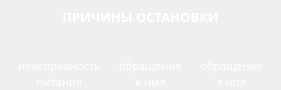
<?xml version="1.0" encoding="UTF-8"?>
<ui version="4.0">
 <class>StopReasonsPanel</class>
 <widget class="QWidget" name="StopReasonsPanel">
  <property name="geometry">
   <rect>
    <x>0</x>
    <y>0</y>
    <width>281</width>
    <height>90</height>
   </rect>
  </property>
  <property name="windowTitle">
   <string>Form</string>
  </property>
  <layout class="QVBoxLayout" name="verticalLayout_2">
   <property name="spacing">
    <number>0</number>
   </property>
   <property name="leftMargin">
    <number>0</number>
   </property>
   <property name="topMargin">
    <number>0</number>
   </property>
   <property name="rightMargin">
    <number>0</number>
   </property>
   <property name="bottomMargin">
    <number>0</number>
   </property>
   <item>
    <widget class="QLabel" name="label_38">
     <property name="palette">
      <palette>
       <active>
        <colorrole role="WindowText">
         <brush brushstyle="SolidPattern">
          <color alpha="255">
           <red>255</red>
           <green>255</green>
           <blue>255</blue>
          </color>
         </brush>
        </colorrole>
        <colorrole role="Text">
         <brush brushstyle="SolidPattern">
          <color alpha="255">
           <red>255</red>
           <green>255</green>
           <blue>255</blue>
          </color>
         </brush>
        </colorrole>
        <colorrole role="ButtonText">
         <brush brushstyle="SolidPattern">
          <color alpha="255">
           <red>255</red>
           <green>255</green>
           <blue>255</blue>
          </color>
         </brush>
        </colorrole>
        <colorrole role="PlaceholderText">
         <brush brushstyle="NoBrush">
          <color alpha="128">
           <red>255</red>
           <green>255</green>
           <blue>255</blue>
          </color>
         </brush>
        </colorrole>
       </active>
       <inactive>
        <colorrole role="WindowText">
         <brush brushstyle="SolidPattern">
          <color alpha="255">
           <red>255</red>
           <green>255</green>
           <blue>255</blue>
          </color>
         </brush>
        </colorrole>
        <colorrole role="Text">
         <brush brushstyle="SolidPattern">
          <color alpha="255">
           <red>255</red>
           <green>255</green>
           <blue>255</blue>
          </color>
         </brush>
        </colorrole>
        <colorrole role="ButtonText">
         <brush brushstyle="SolidPattern">
          <color alpha="255">
           <red>255</red>
           <green>255</green>
           <blue>255</blue>
          </color>
         </brush>
        </colorrole>
        <colorrole role="PlaceholderText">
         <brush brushstyle="NoBrush">
          <color alpha="128">
           <red>255</red>
           <green>255</green>
           <blue>255</blue>
          </color>
         </brush>
        </colorrole>
       </inactive>
       <disabled>
        <colorrole role="WindowText">
         <brush brushstyle="SolidPattern">
          <color alpha="255">
           <red>106</red>
           <green>104</green>
           <blue>100</blue>
          </color>
         </brush>
        </colorrole>
        <colorrole role="Text">
         <brush brushstyle="SolidPattern">
          <color alpha="255">
           <red>106</red>
           <green>104</green>
           <blue>100</blue>
          </color>
         </brush>
        </colorrole>
        <colorrole role="ButtonText">
         <brush brushstyle="SolidPattern">
          <color alpha="255">
           <red>106</red>
           <green>104</green>
           <blue>100</blue>
          </color>
         </brush>
        </colorrole>
        <colorrole role="PlaceholderText">
         <brush brushstyle="NoBrush">
          <color alpha="128">
           <red>255</red>
           <green>255</green>
           <blue>255</blue>
          </color>
         </brush>
        </colorrole>
       </disabled>
      </palette>
     </property>
     <property name="font">
      <font>
       <family>Sans Serif</family>
       <pointsize>10</pointsize>
       <weight>75</weight>
       <bold>true</bold>
      </font>
     </property>
     <property name="text">
      <string>ПРИЧИНЫ ОСТАНОВКИ</string>
     </property>
     <property name="alignment">
      <set>Qt::AlignCenter</set>
     </property>
    </widget>
   </item>
   <item>
    <layout class="QGridLayout" name="gridLayout">
     <property name="spacing">
      <number>0</number>
     </property>
     <item row="1" column="2">
      <layout class="QVBoxLayout" name="verticalLayout_4">
       <property name="spacing">
        <number>0</number>
       </property>
       <item>
        <widget class="QLabel" name="label_41">
         <property name="palette">
          <palette>
           <active>
            <colorrole role="WindowText">
             <brush brushstyle="SolidPattern">
              <color alpha="255">
               <red>255</red>
               <green>255</green>
               <blue>255</blue>
              </color>
             </brush>
            </colorrole>
            <colorrole role="Text">
             <brush brushstyle="SolidPattern">
              <color alpha="255">
               <red>255</red>
               <green>255</green>
               <blue>255</blue>
              </color>
             </brush>
            </colorrole>
            <colorrole role="ButtonText">
             <brush brushstyle="SolidPattern">
              <color alpha="255">
               <red>255</red>
               <green>255</green>
               <blue>255</blue>
              </color>
             </brush>
            </colorrole>
            <colorrole role="PlaceholderText">
             <brush brushstyle="NoBrush">
              <color alpha="128">
               <red>255</red>
               <green>255</green>
               <blue>255</blue>
              </color>
             </brush>
            </colorrole>
           </active>
           <inactive>
            <colorrole role="WindowText">
             <brush brushstyle="SolidPattern">
              <color alpha="255">
               <red>255</red>
               <green>255</green>
               <blue>255</blue>
              </color>
             </brush>
            </colorrole>
            <colorrole role="Text">
             <brush brushstyle="SolidPattern">
              <color alpha="255">
               <red>255</red>
               <green>255</green>
               <blue>255</blue>
              </color>
             </brush>
            </colorrole>
            <colorrole role="ButtonText">
             <brush brushstyle="SolidPattern">
              <color alpha="255">
               <red>255</red>
               <green>255</green>
               <blue>255</blue>
              </color>
             </brush>
            </colorrole>
            <colorrole role="PlaceholderText">
             <brush brushstyle="NoBrush">
              <color alpha="128">
               <red>255</red>
               <green>255</green>
               <blue>255</blue>
              </color>
             </brush>
            </colorrole>
           </inactive>
           <disabled>
            <colorrole role="WindowText">
             <brush brushstyle="SolidPattern">
              <color alpha="255">
               <red>106</red>
               <green>104</green>
               <blue>100</blue>
              </color>
             </brush>
            </colorrole>
            <colorrole role="Text">
             <brush brushstyle="SolidPattern">
              <color alpha="255">
               <red>106</red>
               <green>104</green>
               <blue>100</blue>
              </color>
             </brush>
            </colorrole>
            <colorrole role="ButtonText">
             <brush brushstyle="SolidPattern">
              <color alpha="255">
               <red>106</red>
               <green>104</green>
               <blue>100</blue>
              </color>
             </brush>
            </colorrole>
            <colorrole role="PlaceholderText">
             <brush brushstyle="NoBrush">
              <color alpha="128">
               <red>255</red>
               <green>255</green>
               <blue>255</blue>
              </color>
             </brush>
            </colorrole>
           </disabled>
          </palette>
         </property>
         <property name="font">
          <font>
           <family>Sans Serif</family>
           <pointsize>8</pointsize>
           <weight>50</weight>
           <bold>false</bold>
          </font>
         </property>
         <property name="text">
          <string>обращение</string>
         </property>
         <property name="alignment">
          <set>Qt::AlignCenter</set>
         </property>
        </widget>
       </item>
       <item>
        <widget class="QLabel" name="label_42">
         <property name="palette">
          <palette>
           <active>
            <colorrole role="WindowText">
             <brush brushstyle="SolidPattern">
              <color alpha="255">
               <red>255</red>
               <green>255</green>
               <blue>255</blue>
              </color>
             </brush>
            </colorrole>
            <colorrole role="Text">
             <brush brushstyle="SolidPattern">
              <color alpha="255">
               <red>255</red>
               <green>255</green>
               <blue>255</blue>
              </color>
             </brush>
            </colorrole>
            <colorrole role="ButtonText">
             <brush brushstyle="SolidPattern">
              <color alpha="255">
               <red>255</red>
               <green>255</green>
               <blue>255</blue>
              </color>
             </brush>
            </colorrole>
            <colorrole role="PlaceholderText">
             <brush brushstyle="NoBrush">
              <color alpha="128">
               <red>255</red>
               <green>255</green>
               <blue>255</blue>
              </color>
             </brush>
            </colorrole>
           </active>
           <inactive>
            <colorrole role="WindowText">
             <brush brushstyle="SolidPattern">
              <color alpha="255">
               <red>255</red>
               <green>255</green>
               <blue>255</blue>
              </color>
             </brush>
            </colorrole>
            <colorrole role="Text">
             <brush brushstyle="SolidPattern">
              <color alpha="255">
               <red>255</red>
               <green>255</green>
               <blue>255</blue>
              </color>
             </brush>
            </colorrole>
            <colorrole role="ButtonText">
             <brush brushstyle="SolidPattern">
              <color alpha="255">
               <red>255</red>
               <green>255</green>
               <blue>255</blue>
              </color>
             </brush>
            </colorrole>
            <colorrole role="PlaceholderText">
             <brush brushstyle="NoBrush">
              <color alpha="128">
               <red>255</red>
               <green>255</green>
               <blue>255</blue>
              </color>
             </brush>
            </colorrole>
           </inactive>
           <disabled>
            <colorrole role="WindowText">
             <brush brushstyle="SolidPattern">
              <color alpha="255">
               <red>106</red>
               <green>104</green>
               <blue>100</blue>
              </color>
             </brush>
            </colorrole>
            <colorrole role="Text">
             <brush brushstyle="SolidPattern">
              <color alpha="255">
               <red>106</red>
               <green>104</green>
               <blue>100</blue>
              </color>
             </brush>
            </colorrole>
            <colorrole role="ButtonText">
             <brush brushstyle="SolidPattern">
              <color alpha="255">
               <red>106</red>
               <green>104</green>
               <blue>100</blue>
              </color>
             </brush>
            </colorrole>
            <colorrole role="PlaceholderText">
             <brush brushstyle="NoBrush">
              <color alpha="128">
               <red>255</red>
               <green>255</green>
               <blue>255</blue>
              </color>
             </brush>
            </colorrole>
           </disabled>
          </palette>
         </property>
         <property name="font">
          <font>
           <family>Sans Serif</family>
           <pointsize>8</pointsize>
           <weight>50</weight>
           <bold>false</bold>
          </font>
         </property>
         <property name="text">
          <string>к нпл</string>
         </property>
         <property name="alignment">
          <set>Qt::AlignCenter</set>
         </property>
        </widget>
       </item>
      </layout>
     </item>
     <item row="0" column="2">
      <layout class="QHBoxLayout" name="horizontalLayout_3">
       <property name="spacing">
        <number>0</number>
       </property>
       <item>
        <widget class="QLabel" name="lampPerfRead">
         <property name="minimumSize">
          <size>
           <width>24</width>
           <height>24</height>
          </size>
         </property>
         <property name="maximumSize">
          <size>
           <width>24</width>
           <height>24</height>
          </size>
         </property>
         <property name="frameShape">
          <enum>QFrame::NoFrame</enum>
         </property>
         <property name="frameShadow">
          <enum>QFrame::Raised</enum>
         </property>
         <property name="text">
          <string/>
         </property>
         <property name="pixmap">
          <pixmap resource="../libural/images.qrc">:/images/lamp_off.png</pixmap>
         </property>
         <property name="scaledContents">
          <bool>false</bool>
         </property>
        </widget>
       </item>
      </layout>
     </item>
     <item row="0" column="1">
      <layout class="QHBoxLayout" name="horizontalLayout_2">
       <property name="spacing">
        <number>0</number>
       </property>
       <item>
        <widget class="QLabel" name="lampMagnetRead">
         <property name="minimumSize">
          <size>
           <width>24</width>
           <height>24</height>
          </size>
         </property>
         <property name="maximumSize">
          <size>
           <width>24</width>
           <height>24</height>
          </size>
         </property>
         <property name="frameShape">
          <enum>QFrame::NoFrame</enum>
         </property>
         <property name="frameShadow">
          <enum>QFrame::Raised</enum>
         </property>
         <property name="lineWidth">
          <number>0</number>
         </property>
         <property name="text">
          <string/>
         </property>
         <property name="pixmap">
          <pixmap resource="../libural/images.qrc">:/images/lamp_off.png</pixmap>
         </property>
         <property name="scaledContents">
          <bool>false</bool>
         </property>
         <property name="indent">
          <number>0</number>
         </property>
        </widget>
       </item>
      </layout>
     </item>
     <item row="1" column="0">
      <layout class="QVBoxLayout" name="verticalLayout_3">
       <property name="spacing">
        <number>0</number>
       </property>
       <item>
        <widget class="QLabel" name="label_43">
         <property name="palette">
          <palette>
           <active>
            <colorrole role="WindowText">
             <brush brushstyle="SolidPattern">
              <color alpha="255">
               <red>255</red>
               <green>255</green>
               <blue>255</blue>
              </color>
             </brush>
            </colorrole>
            <colorrole role="Text">
             <brush brushstyle="SolidPattern">
              <color alpha="255">
               <red>255</red>
               <green>255</green>
               <blue>255</blue>
              </color>
             </brush>
            </colorrole>
            <colorrole role="ButtonText">
             <brush brushstyle="SolidPattern">
              <color alpha="255">
               <red>255</red>
               <green>255</green>
               <blue>255</blue>
              </color>
             </brush>
            </colorrole>
            <colorrole role="PlaceholderText">
             <brush brushstyle="NoBrush">
              <color alpha="128">
               <red>255</red>
               <green>255</green>
               <blue>255</blue>
              </color>
             </brush>
            </colorrole>
           </active>
           <inactive>
            <colorrole role="WindowText">
             <brush brushstyle="SolidPattern">
              <color alpha="255">
               <red>255</red>
               <green>255</green>
               <blue>255</blue>
              </color>
             </brush>
            </colorrole>
            <colorrole role="Text">
             <brush brushstyle="SolidPattern">
              <color alpha="255">
               <red>255</red>
               <green>255</green>
               <blue>255</blue>
              </color>
             </brush>
            </colorrole>
            <colorrole role="ButtonText">
             <brush brushstyle="SolidPattern">
              <color alpha="255">
               <red>255</red>
               <green>255</green>
               <blue>255</blue>
              </color>
             </brush>
            </colorrole>
            <colorrole role="PlaceholderText">
             <brush brushstyle="NoBrush">
              <color alpha="128">
               <red>255</red>
               <green>255</green>
               <blue>255</blue>
              </color>
             </brush>
            </colorrole>
           </inactive>
           <disabled>
            <colorrole role="WindowText">
             <brush brushstyle="SolidPattern">
              <color alpha="255">
               <red>106</red>
               <green>104</green>
               <blue>100</blue>
              </color>
             </brush>
            </colorrole>
            <colorrole role="Text">
             <brush brushstyle="SolidPattern">
              <color alpha="255">
               <red>106</red>
               <green>104</green>
               <blue>100</blue>
              </color>
             </brush>
            </colorrole>
            <colorrole role="ButtonText">
             <brush brushstyle="SolidPattern">
              <color alpha="255">
               <red>106</red>
               <green>104</green>
               <blue>100</blue>
              </color>
             </brush>
            </colorrole>
            <colorrole role="PlaceholderText">
             <brush brushstyle="NoBrush">
              <color alpha="128">
               <red>255</red>
               <green>255</green>
               <blue>255</blue>
              </color>
             </brush>
            </colorrole>
           </disabled>
          </palette>
         </property>
         <property name="font">
          <font>
           <family>Sans Serif</family>
           <pointsize>8</pointsize>
           <weight>50</weight>
           <bold>false</bold>
          </font>
         </property>
         <property name="text">
          <string>неисправность</string>
         </property>
         <property name="alignment">
          <set>Qt::AlignCenter</set>
         </property>
        </widget>
       </item>
       <item>
        <widget class="QLabel" name="label_44">
         <property name="palette">
          <palette>
           <active>
            <colorrole role="WindowText">
             <brush brushstyle="SolidPattern">
              <color alpha="255">
               <red>255</red>
               <green>255</green>
               <blue>255</blue>
              </color>
             </brush>
            </colorrole>
            <colorrole role="Text">
             <brush brushstyle="SolidPattern">
              <color alpha="255">
               <red>255</red>
               <green>255</green>
               <blue>255</blue>
              </color>
             </brush>
            </colorrole>
            <colorrole role="ButtonText">
             <brush brushstyle="SolidPattern">
              <color alpha="255">
               <red>255</red>
               <green>255</green>
               <blue>255</blue>
              </color>
             </brush>
            </colorrole>
            <colorrole role="PlaceholderText">
             <brush brushstyle="NoBrush">
              <color alpha="128">
               <red>255</red>
               <green>255</green>
               <blue>255</blue>
              </color>
             </brush>
            </colorrole>
           </active>
           <inactive>
            <colorrole role="WindowText">
             <brush brushstyle="SolidPattern">
              <color alpha="255">
               <red>255</red>
               <green>255</green>
               <blue>255</blue>
              </color>
             </brush>
            </colorrole>
            <colorrole role="Text">
             <brush brushstyle="SolidPattern">
              <color alpha="255">
               <red>255</red>
               <green>255</green>
               <blue>255</blue>
              </color>
             </brush>
            </colorrole>
            <colorrole role="ButtonText">
             <brush brushstyle="SolidPattern">
              <color alpha="255">
               <red>255</red>
               <green>255</green>
               <blue>255</blue>
              </color>
             </brush>
            </colorrole>
            <colorrole role="PlaceholderText">
             <brush brushstyle="NoBrush">
              <color alpha="128">
               <red>255</red>
               <green>255</green>
               <blue>255</blue>
              </color>
             </brush>
            </colorrole>
           </inactive>
           <disabled>
            <colorrole role="WindowText">
             <brush brushstyle="SolidPattern">
              <color alpha="255">
               <red>106</red>
               <green>104</green>
               <blue>100</blue>
              </color>
             </brush>
            </colorrole>
            <colorrole role="Text">
             <brush brushstyle="SolidPattern">
              <color alpha="255">
               <red>106</red>
               <green>104</green>
               <blue>100</blue>
              </color>
             </brush>
            </colorrole>
            <colorrole role="ButtonText">
             <brush brushstyle="SolidPattern">
              <color alpha="255">
               <red>106</red>
               <green>104</green>
               <blue>100</blue>
              </color>
             </brush>
            </colorrole>
            <colorrole role="PlaceholderText">
             <brush brushstyle="NoBrush">
              <color alpha="128">
               <red>255</red>
               <green>255</green>
               <blue>255</blue>
              </color>
             </brush>
            </colorrole>
           </disabled>
          </palette>
         </property>
         <property name="font">
          <font>
           <family>Sans Serif</family>
           <pointsize>8</pointsize>
           <weight>50</weight>
           <bold>false</bold>
          </font>
         </property>
         <property name="text">
          <string>питания</string>
         </property>
         <property name="alignment">
          <set>Qt::AlignCenter</set>
         </property>
        </widget>
       </item>
      </layout>
     </item>
     <item row="1" column="1">
      <layout class="QVBoxLayout" name="verticalLayout">
       <property name="spacing">
        <number>0</number>
       </property>
       <item>
        <widget class="QLabel" name="label_46">
         <property name="palette">
          <palette>
           <active>
            <colorrole role="WindowText">
             <brush brushstyle="SolidPattern">
              <color alpha="255">
               <red>255</red>
               <green>255</green>
               <blue>255</blue>
              </color>
             </brush>
            </colorrole>
            <colorrole role="Text">
             <brush brushstyle="SolidPattern">
              <color alpha="255">
               <red>255</red>
               <green>255</green>
               <blue>255</blue>
              </color>
             </brush>
            </colorrole>
            <colorrole role="ButtonText">
             <brush brushstyle="SolidPattern">
              <color alpha="255">
               <red>255</red>
               <green>255</green>
               <blue>255</blue>
              </color>
             </brush>
            </colorrole>
            <colorrole role="PlaceholderText">
             <brush brushstyle="NoBrush">
              <color alpha="128">
               <red>255</red>
               <green>255</green>
               <blue>255</blue>
              </color>
             </brush>
            </colorrole>
           </active>
           <inactive>
            <colorrole role="WindowText">
             <brush brushstyle="SolidPattern">
              <color alpha="255">
               <red>255</red>
               <green>255</green>
               <blue>255</blue>
              </color>
             </brush>
            </colorrole>
            <colorrole role="Text">
             <brush brushstyle="SolidPattern">
              <color alpha="255">
               <red>255</red>
               <green>255</green>
               <blue>255</blue>
              </color>
             </brush>
            </colorrole>
            <colorrole role="ButtonText">
             <brush brushstyle="SolidPattern">
              <color alpha="255">
               <red>255</red>
               <green>255</green>
               <blue>255</blue>
              </color>
             </brush>
            </colorrole>
            <colorrole role="PlaceholderText">
             <brush brushstyle="NoBrush">
              <color alpha="128">
               <red>255</red>
               <green>255</green>
               <blue>255</blue>
              </color>
             </brush>
            </colorrole>
           </inactive>
           <disabled>
            <colorrole role="WindowText">
             <brush brushstyle="SolidPattern">
              <color alpha="255">
               <red>106</red>
               <green>104</green>
               <blue>100</blue>
              </color>
             </brush>
            </colorrole>
            <colorrole role="Text">
             <brush brushstyle="SolidPattern">
              <color alpha="255">
               <red>106</red>
               <green>104</green>
               <blue>100</blue>
              </color>
             </brush>
            </colorrole>
            <colorrole role="ButtonText">
             <brush brushstyle="SolidPattern">
              <color alpha="255">
               <red>106</red>
               <green>104</green>
               <blue>100</blue>
              </color>
             </brush>
            </colorrole>
            <colorrole role="PlaceholderText">
             <brush brushstyle="NoBrush">
              <color alpha="128">
               <red>255</red>
               <green>255</green>
               <blue>255</blue>
              </color>
             </brush>
            </colorrole>
           </disabled>
          </palette>
         </property>
         <property name="font">
          <font>
           <family>Sans Serif</family>
           <pointsize>8</pointsize>
           <weight>50</weight>
           <bold>false</bold>
          </font>
         </property>
         <property name="text">
          <string>обращение</string>
         </property>
         <property name="alignment">
          <set>Qt::AlignCenter</set>
         </property>
        </widget>
       </item>
       <item>
        <widget class="QLabel" name="label_47">
         <property name="palette">
          <palette>
           <active>
            <colorrole role="WindowText">
             <brush brushstyle="SolidPattern">
              <color alpha="255">
               <red>255</red>
               <green>255</green>
               <blue>255</blue>
              </color>
             </brush>
            </colorrole>
            <colorrole role="Text">
             <brush brushstyle="SolidPattern">
              <color alpha="255">
               <red>255</red>
               <green>255</green>
               <blue>255</blue>
              </color>
             </brush>
            </colorrole>
            <colorrole role="ButtonText">
             <brush brushstyle="SolidPattern">
              <color alpha="255">
               <red>255</red>
               <green>255</green>
               <blue>255</blue>
              </color>
             </brush>
            </colorrole>
            <colorrole role="PlaceholderText">
             <brush brushstyle="NoBrush">
              <color alpha="128">
               <red>255</red>
               <green>255</green>
               <blue>255</blue>
              </color>
             </brush>
            </colorrole>
           </active>
           <inactive>
            <colorrole role="WindowText">
             <brush brushstyle="SolidPattern">
              <color alpha="255">
               <red>255</red>
               <green>255</green>
               <blue>255</blue>
              </color>
             </brush>
            </colorrole>
            <colorrole role="Text">
             <brush brushstyle="SolidPattern">
              <color alpha="255">
               <red>255</red>
               <green>255</green>
               <blue>255</blue>
              </color>
             </brush>
            </colorrole>
            <colorrole role="ButtonText">
             <brush brushstyle="SolidPattern">
              <color alpha="255">
               <red>255</red>
               <green>255</green>
               <blue>255</blue>
              </color>
             </brush>
            </colorrole>
            <colorrole role="PlaceholderText">
             <brush brushstyle="NoBrush">
              <color alpha="128">
               <red>255</red>
               <green>255</green>
               <blue>255</blue>
              </color>
             </brush>
            </colorrole>
           </inactive>
           <disabled>
            <colorrole role="WindowText">
             <brush brushstyle="SolidPattern">
              <color alpha="255">
               <red>106</red>
               <green>104</green>
               <blue>100</blue>
              </color>
             </brush>
            </colorrole>
            <colorrole role="Text">
             <brush brushstyle="SolidPattern">
              <color alpha="255">
               <red>106</red>
               <green>104</green>
               <blue>100</blue>
              </color>
             </brush>
            </colorrole>
            <colorrole role="ButtonText">
             <brush brushstyle="SolidPattern">
              <color alpha="255">
               <red>106</red>
               <green>104</green>
               <blue>100</blue>
              </color>
             </brush>
            </colorrole>
            <colorrole role="PlaceholderText">
             <brush brushstyle="NoBrush">
              <color alpha="128">
               <red>255</red>
               <green>255</green>
               <blue>255</blue>
              </color>
             </brush>
            </colorrole>
           </disabled>
          </palette>
         </property>
         <property name="font">
          <font>
           <family>Sans Serif</family>
           <pointsize>8</pointsize>
           <weight>50</weight>
           <bold>false</bold>
          </font>
         </property>
         <property name="text">
          <string>к нмл</string>
         </property>
         <property name="alignment">
          <set>Qt::AlignCenter</set>
         </property>
        </widget>
       </item>
      </layout>
     </item>
     <item row="0" column="0">
      <layout class="QHBoxLayout" name="horizontalLayout">
       <property name="spacing">
        <number>0</number>
       </property>
       <item>
        <widget class="QLabel" name="lampPowerFail">
         <property name="minimumSize">
          <size>
           <width>24</width>
           <height>24</height>
          </size>
         </property>
         <property name="maximumSize">
          <size>
           <width>24</width>
           <height>24</height>
          </size>
         </property>
         <property name="frameShape">
          <enum>QFrame::NoFrame</enum>
         </property>
         <property name="frameShadow">
          <enum>QFrame::Raised</enum>
         </property>
         <property name="text">
          <string/>
         </property>
         <property name="pixmap">
          <pixmap resource="../libural/images.qrc">:/images/lamp_off.png</pixmap>
         </property>
         <property name="scaledContents">
          <bool>false</bool>
         </property>
        </widget>
       </item>
      </layout>
     </item>
    </layout>
   </item>
  </layout>
 </widget>
 <resources>
  <include location="../libural/images.qrc"/>
 </resources>
 <connections/>
</ui>
